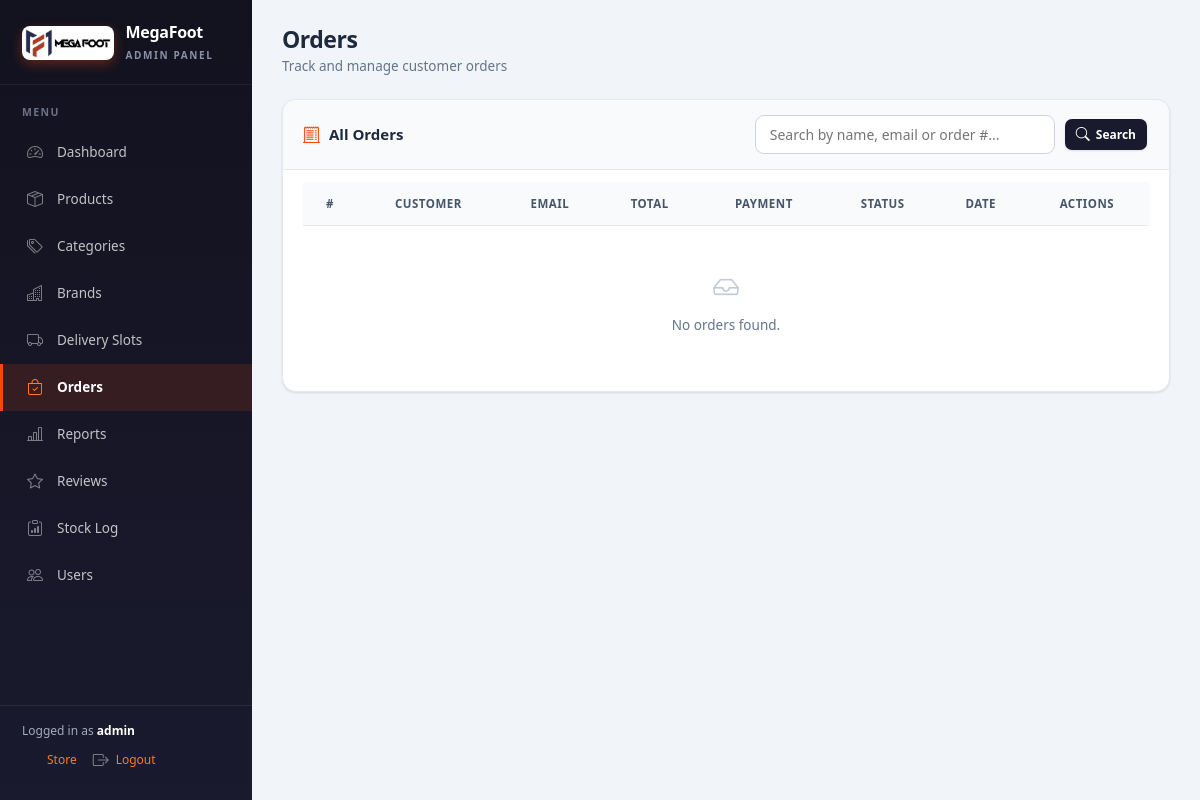
The page /admin/orders.php (signed in) on the database as committed earlier.
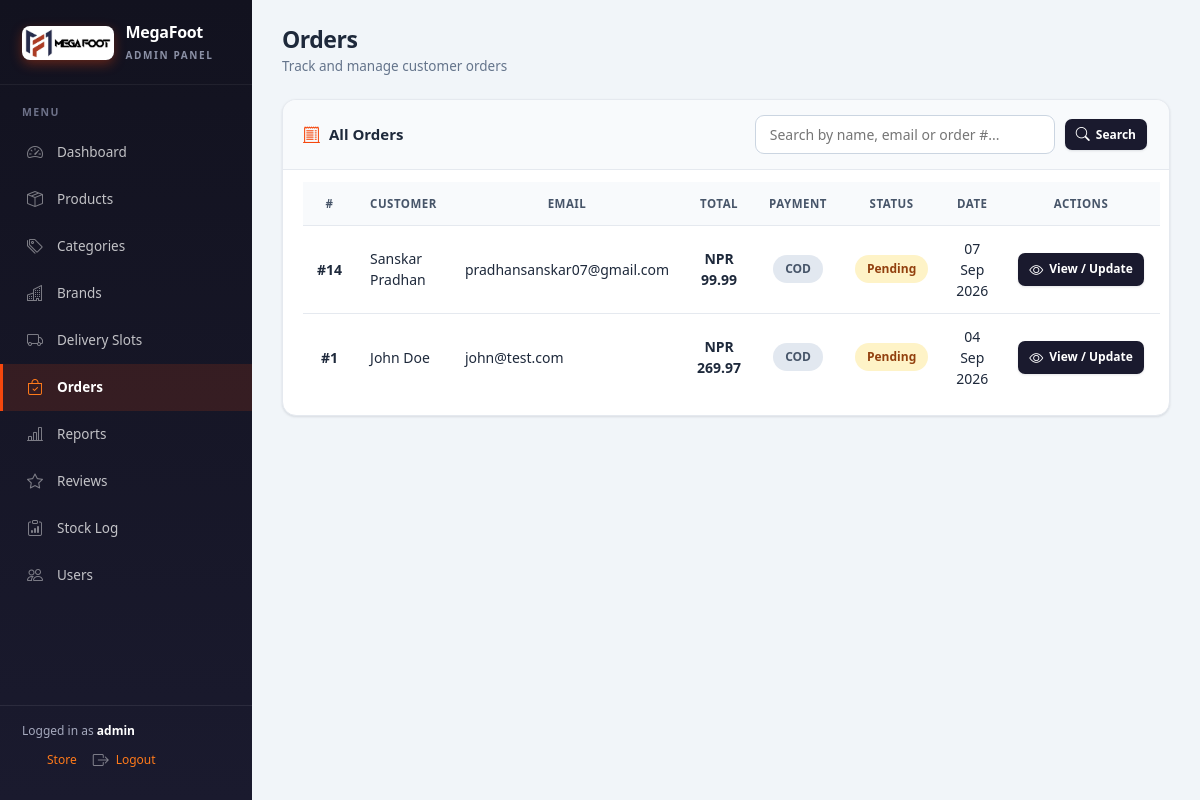
The same page on the database as committed later.
### tables this page shows
CREATE TABLE IF NOT EXISTS orders (
    id INT UNSIGNED AUTO_INCREMENT PRIMARY KEY,
    customer_id INT UNSIGNED DEFAULT NULL,
    customer_name VARCHAR(100) NOT NULL,
    customer_email VARCHAR(150) NOT NULL,
    customer_phone VARCHAR(20) DEFAULT NULL,
    customer_address TEXT NOT NULL,
    total_amount DECIMAL(10,2) NOT NULL,
    payment_method ENUM('cod','esewa','khalti') DEFAULT 'cod',
    payment_status ENUM('pending','completed','failed') DEFAULT 'pending',
    transaction_id VARCHAR(100) DEFAULT NULL,
    status ENUM('pending','processing','shipped','delivered','cancelled') DEFAULT 'pending',
    delivery_slot VARCHAR(100) DEFAULT NULL,
    created_at TIMESTAMP DEFAULT CURRENT_TIMESTAMP,
    FOREIGN KEY (customer_id) REFERENCES customers(id) ON DELETE SET NULL
);

### admin/orders.php (the view, shortened to what the changed rows need)
<?php
$current_page = 'orders';
require_once 'includes/header.php';
$order_detail  = null;
$order_items   = [];
$search = trim($_GET['search'] ?? '');
if (!empty($search)) {
    $stmt = mysqli_prepare($conn,
        "SELECT * FROM orders WHERE customer_name LIKE ? OR customer_email LIKE ? OR id LIKE ? ORDER BY created_at DESC");
    $like = "%$search%";
    mysqli_stmt_bind_param($stmt, "sss", $like, $like, $like);
    mysqli_stmt_execute($stmt);
    $orders = mysqli_stmt_get_result($stmt);
} else {
    $orders = mysqli_query($conn, "SELECT * FROM orders ORDER BY created_at DESC");
}
?>
<div class="page-header">
    <div>
        <h2>Orders</h2>
    </div>
</div>
<?php if ($order_detail): ?>
    <a class="breadcrumb-back" href="orders.php"><i class="bi bi-arrow-left"></i> Back to Orders</a>
    <div class="page-header">
        <div>
            <h2>Order #<?= $order_detail['id'] ?> Details</h2>
            <p class="page-sub">Customer &amp; payment information</p>
        </div>
        <span class="badge badge-<?=
            ['pending'=>'warning','processing'=>'info','shipped'=>'primary','delivered'=>'success','cancelled'=>'danger'][$order_detail['status']] ?? 'secondary'
        ?>" style="font-size:14px; padding:8px 16px;"><i class="bi bi-circle-fill" style="font-size:8px;"></i> <?= ucfirst($order_detail['status']) ?></span>
    </div>
    <div class="panel-card" style="max-width:640px;">
        <div class="panel-header">
            <h3><i class="bi bi-person-vcard"></i> Customer &amp; Payment Details</h3>
        </div>
        <div class="panel-body">
    <div style="overflow-x:auto;" class="table-responsive">
    <table class="table detail">
        <tr><td>Customer</td><td><strong><?= htmlspecialchars($order_detail['customer_name']) ?></strong></td></tr>
        <tr><td>Email</td><td><?= htmlspecialchars($order_detail['customer_email']) ?></td></tr>
        <tr><td>Phone</td><td><?= htmlspecialchars($order_detail['customer_phone'] ?? '-') ?></td></tr>
        <tr><td>Address</td><td><?= htmlspecialchars($order_detail['customer_address']) ?></td></tr>
        <tr><td>Delivery Slot</td><td><?= htmlspecialchars($order_detail['delivery_slot'] ?: '-') ?></td></tr>
        <tr><td>Payment Method</td><td><span class="badge badge-secondary"><?= strtoupper($order_detail['payment_method']) ?></span></td></tr>
        <tr><td>Payment Status</td><td><?= ucfirst($order_detail['payment_status']) ?></td></tr>
        <?php if ($order_detail['transaction_id']): ?>
        <tr><td>Transaction ID</td><td><?= htmlspecialchars($order_detail['transaction_id']) ?></td></tr>
        <?php endif; ?>
        <tr><td>Order Date</td><td><?= date('d M Y, h:i A', strtotime($order_detail['created_at'])) ?></td></tr>
    </table>
    </div>
        </div>
    </div>
    <div class="panel-card">
        <div class="panel-header">
            <h3><i class="bi bi-bag-check"></i> Order Items <span class="text-muted small">(<?= count($order_items) ?>)</span></h3>
        </div>
        <div class="panel-body">
    <div class="table-responsive">
    <table class="table">
        <tr>
            <th>Product</th>
            <th>Size</th>
            <th>Color</th>
            <th>Quantity</th>
            <th>Price</th>
            <th>Total</th>
        </tr>
        <?php foreach ($order_items as $item): ?>
        <tr>
            <td><strong><?= htmlspecialchars($item['product_name']) ?></strong></td>
            <td class="center"><?= htmlspecialchars($item['size'] ?? '-') ?></td>
            <td class="center"><?= htmlspecialchars($item['color'] ?? '-') ?></td>
            <td class="center"><?= $item['quantity'] ?></td>
            <td class="center">NPR <?= number_format($item['price'], 2) ?></td>
            <td class="center">NPR <?= number_format($item['price'] * $item['quantity'], 2) ?></td>
        </tr>
        <?php endforeach; ?>
        <tr>
            <td colspan="5" class="text-right"><strong>Order Total</strong></td>
            <td class="center"><strong style="font-size:16px;">NPR <?= number_format($order_detail['total_amount'], 2) ?></strong></td>
        </tr>
    </table>
    </div>
        </div>
    </div>
    <h3 class="section-title">Update Status</h3>
    <div class="form-box" style="max-width:420px; margin:0;">
        <form method="POST" action="orders.php">
            <input type="hidden" name="action" value="update_status">
            <input type="hidden" name="id" value="<?= $order_detail['id'] ?>">
            <div class="form-group">
                <label>Order Status</label>
                <select name="status">
                    <?php foreach (['pending', 'processing', 'shipped', 'delivered', 'cancelled'] as $s): ?>
                        <option value="<?= $s ?>" <?= $order_detail['status'] === $s ? 'selected' : '' ?>><?= ucfirst($s) ?></option>
                    <?php endforeach; ?>
                </select>
            </div>
            <button type="submit" class="btn btn-green"><i class="bi bi-check-lg"></i> Update Status</button>
        </form>
    </div>
    <?php if ($order_detail['payment_method'] === 'khalti' && $order_detail['payment_status'] === 'completed' && $order_detail['status'] !== 'cancelled'): ?>
    <h3 class="section-title">Payment Refund</h3>
    <div class="form-box" style="max-width:420px; margin:0;">
        <form method="POST" action="orders.php">
            <input type="hidden" name="action" value="refund_khalti">
            <input type="hidden" name="id" value="<?= $order_detail['id'] ?>">
            <p class="small text-muted">Process a full refund of NPR <?= number_format($order_detail['total_amount'], 2) ?> to the customer's Khalti wallet. Order will be cancelled and stock restored.</p>
            <button type="submit" class="btn btn-red" data-confirm="Process a full Khalti refund for this order? Stock will be restored."><i class="bi bi-arrow-counterclockwise"></i> Refund via Khalti</button>
        </form>
    </div>
    <?php endif; ?>
<?php else: ?>
    <div class="panel-card">
        <div class="panel-body">
    <div class="table-responsive">
    <table class="table">
        <tr>
            <th>#</th>
            <th>Customer</th>
            <th>Email</th>
            <th>Total</th>
            <th>Payment</th>
            <th>Status</th>
            <th>Date</th>
            <th>Actions</th>
        </tr>
        <?php $sno = 1; while ($row = mysqli_fetch_assoc($orders)): ?>
        <tr>
            <td class="center"><strong>#<?= $row['id'] ?></strong></td>
            <td><?= htmlspecialchars($row['customer_name']) ?></td>
            <td><?= htmlspecialchars($row['customer_email']) ?></td>
            <td class="center"><strong>NPR <?= number_format($row['total_amount'], 2) ?></strong></td>
            <td class="center"><span class="badge badge-secondary"><?= strtoupper($row['payment_method']) ?></span></td>
            <td class="center">
                <span class="badge badge-<?=
                    ['pending'=>'warning','processing'=>'info','shipped'=>'primary','delivered'=>'success','cancelled'=>'danger'][$row['status']] ?? 'secondary'
                ?>"><?= ucfirst($row['status']) ?></span>
            </td>
            <td class="center"><?= date('d M Y', strtotime($row['created_at'])) ?></td>
            <td class="center">
                <a class="btn btn-small" href="orders.php?view=<?= $row['id'] ?>"><i class="bi bi-eye"></i> View / Update</a>
            </td>
        </tr>
        <?php endwhile; ?>
        <?php if (mysqli_num_rows($orders) === 0): ?>
        <tr>
            <td colspan="8"><div class="empty-state"><i class="bi bi-inbox"></i>No orders found.</div></td>
        </tr>
        <?php endif; ?>
    </table>
    </div>
        </div>
    </div>
<?php endif; ?>
<?php require_once 'includes/footer.php'; ?>

### admin/includes/header.php (shortened to what the changed rows need)
<?php
$nav_items = [
    'dashboard'      => ['Dashboard', 'bi-speedometer2'],
    'products'       => ['Products', 'bi-box-seam'],
    'categories'     => ['Categories', 'bi-tags'],
    'brands'         => ['Brands', 'bi-buildings'],
    'delivery_slots' => ['Delivery Slots', 'bi-truck'],
    'orders'         => ['Orders', 'bi-bag-check'],
    'reports'        => ['Reports', 'bi-bar-chart-line'],
    'reviews'        => ['Reviews', 'bi-star'],
    'stock_log'      => ['Stock Log', 'bi-clipboard-data'],
];
if (isset($_SESSION['role']) && $_SESSION['role'] === 'admin') {
    $nav_items['users'] = ['Users', 'bi-people'];
}
?>
<!DOCTYPE html>
<html lang="en">
<head>
    <link rel="stylesheet" href="https://cdn.jsdelivr.net/npm/bootstrap-icons@1.11.3/font/bootstrap-icons.min.css">
    <link rel="stylesheet" href="https://cdnjs.cloudflare.com/ajax/libs/font-awesome/6.7.2/css/all.min.css">
    <link rel="stylesheet" href="../assets/css/admin.css">
</head>
<body>
<div class="admin-wrap">
    <aside class="sidebar">
        <div class="side-brand">
            <img src="../assets/img/megafoot.jpg" alt="MegaFoot" class="brand-logo">
            <span>
                <span class="brand-title">MegaFoot</span><br>
            </span>
        </div>
        <div class="side-label">Menu</div>
        <?php foreach ($nav_items as $key => $item): ?>
            <a href="<?= $key ?>.php" class="<?= $current_page === $key ? 'active' : '' ?>">
                <i class="bi <?= $item[1] ?>"></i><?= $item[0] ?>
            </a>
        <?php endforeach; ?>
        <div class="side-user">
            Logged in as <strong><?= htmlspecialchars($_SESSION['username']) ?></strong><br>
            <span class="user-actions">
            </span>
        </div>
    </aside>
    <main class="admin-main">

Rows that differ between the two databases and show on the page:
added orders: id "14", customer_name "Sanskar Pradhan", customer_email "pradhansanskar07@gmail.com", total_amount "99.99", payment_method "COD", status "Pending", created_at "07 Sep 2026"
added orders: id "1", customer_name "John Doe", customer_email "john@test.com", total_amount "269.97", payment_method "COD", status "Pending", created_at "04 Sep 2026"
Other text that changed with them:
text no longer shown: "No orders found."
